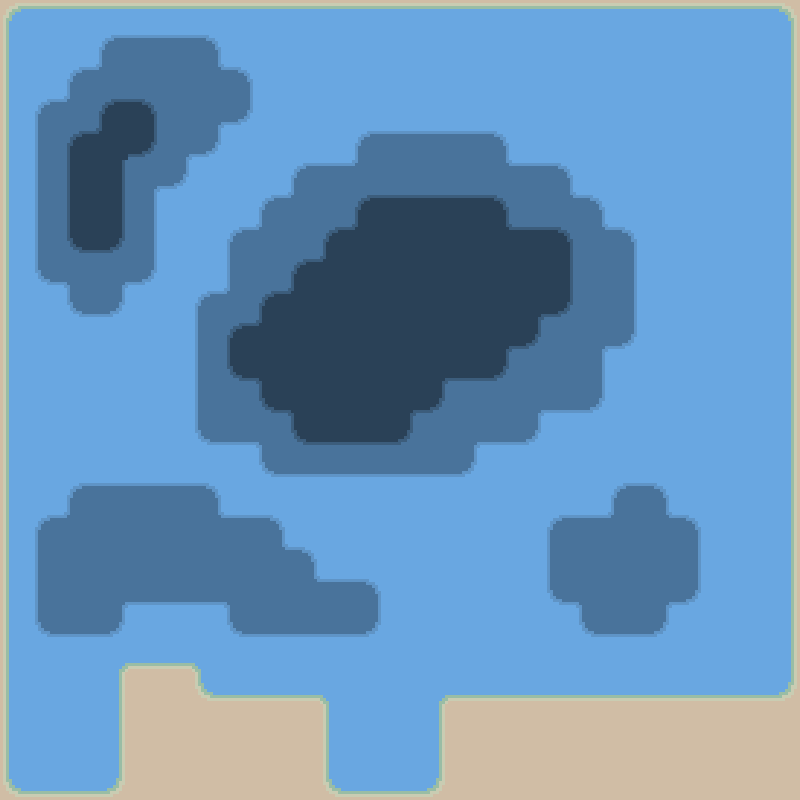

A 2D game scene composited from a Tiled map and its tileset images. What follows is a short description and the map's XML, with every tile layer's data as written:
An orthogonal 25x25 tile map with 32x32 px tiles, 1 tile layer (background).

<map version="1.0" orientation="orthogonal" renderorder="right-down" width="25" height="25" tilewidth="32" tileheight="32" nextobjectid="1">
 <tileset firstgid="1" name="tileset" tilewidth="32" tileheight="32" tilecount="45" columns="5">
  <image source="DepthTileMockups.png" width="160" height="288" />
 </tileset>
 <layer name="background" width="25" height="25">
  <data encoding="csv">
1,2,2,2,2,2,2,2,2,2,2,2,2,2,2,2,2,2,2,2,2,2,2,2,3,
6,7,7,16,17,17,18,7,7,7,7,7,7,7,7,7,7,7,7,7,7,7,7,7,8,
6,7,16,35,22,22,34,18,7,7,7,7,7,7,7,7,7,7,7,7,7,7,7,7,8,
6,16,35,31,33,22,29,28,7,7,7,7,7,7,7,7,7,7,7,7,7,7,7,7,8,
6,21,31,45,43,29,28,7,7,7,7,16,17,17,17,18,7,7,7,7,7,7,7,7,8,
6,21,36,38,29,28,7,7,7,16,17,35,22,22,22,34,17,18,7,7,7,7,7,7,8,
6,21,36,38,23,7,7,7,16,35,22,31,32,32,32,33,22,34,18,7,7,7,7,7,8,
6,21,41,43,23,7,7,16,35,22,31,45,37,37,37,44,32,33,34,18,7,7,7,7,8,
6,26,30,29,28,7,7,21,22,31,45,37,37,37,37,37,37,38,22,23,7,7,7,7,8,
6,7,26,28,7,7,16,35,31,45,37,37,37,37,37,37,39,43,22,23,7,7,7,7,8,
6,7,7,7,7,7,21,31,45,37,37,37,37,37,37,39,43,22,29,28,7,7,7,7,8,
6,7,7,7,7,7,21,41,40,37,37,37,37,39,42,43,22,22,23,7,7,7,7,7,8,
6,7,7,7,7,7,21,22,41,40,37,37,39,43,22,22,29,27,28,7,7,7,7,7,8,
6,7,7,7,7,7,26,27,30,41,42,42,43,22,29,27,28,7,7,7,7,7,7,7,8,
6,7,7,7,7,7,7,7,26,27,27,27,27,27,28,7,7,7,7,7,7,7,7,7,8,
6,7,16,17,17,17,18,7,7,7,7,7,7,7,7,7,7,7,7,16,18,7,7,7,8,
6,16,35,22,22,22,34,17,18,7,7,7,7,7,7,7,7,16,17,35,34,18,7,7,8,
6,21,22,22,22,22,22,22,34,18,7,7,7,7,7,7,7,21,22,22,22,23,7,7,8,
6,21,22,29,27,27,27,30,22,34,17,18,7,7,7,7,7,26,30,22,29,28,7,7,8,
6,26,27,28,7,7,7,26,27,27,27,28,7,7,7,7,7,7,26,27,28,7,7,7,8,
6,7,7,9,12,12,10,7,7,7,7,7,7,7,7,7,7,7,7,7,7,7,7,7,8,
6,7,7,8,4,4,11,12,12,12,10,7,7,9,12,12,12,12,12,12,12,12,12,12,13,
6,7,7,8,4,4,4,4,4,4,6,7,7,8,4,4,4,4,4,4,4,4,4,4,4,
6,7,7,8,4,4,4,4,4,4,6,7,7,8,4,4,4,4,4,4,4,4,4,4,4,
11,12,12,13,4,4,4,4,4,4,11,12,12,13,4,4,4,4,4,4,4,4,4,4,4
</data>
 </layer>
</map>
